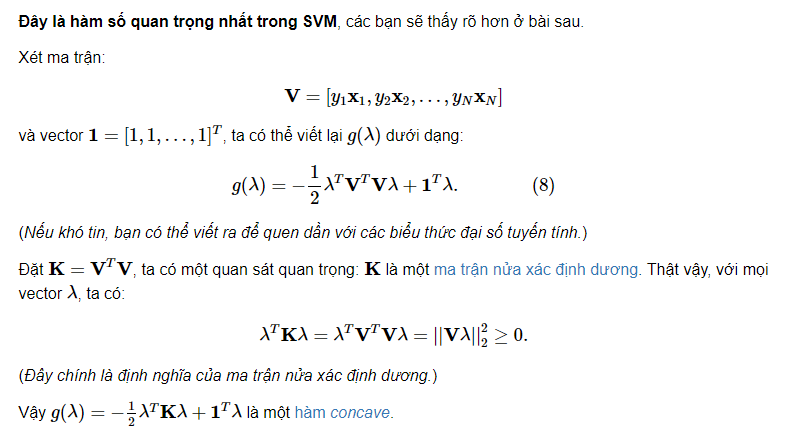
#> input picture SVM/SVM CT.png, 794 x 443 px
$ jupyter execute --allow-errors svm.ipynb   (shell and % lines are left out)   (older library calls are emulated)
#> lines starting #> are read from the running program, lines starting #| are printed output that depends on the picture
[cell 1]
# ! pip install cvxopt

[cell 2]
# ! pip install latex

[cell 3]
from matplotlib import rc
rc('font',**{'family':'sans-serif','sans-serif':['Helvetica']})
## for Palatino and other serif fonts use:
#rc('font',**{'family':'serif','serif':['Palatino']})
rc('text', usetex=True)
from sklearn import svm
import seaborn as sns
sns.set(rc={'figure.figsize':(13, 7.5)})
sns.set_context('talk')

[cell 4]
import cv2
def picture(path):
    im = cv2.imread(str(path))
    cur_axes = plt.gca()
    cur_axes.axes.get_xaxis().set_ticks([]) # hide x axis (hide the horizontal axis)
    cur_axes.axes.get_yaxis().set_ticks([])
    plt.imshow(im)
    return

# Generate random data

[cell 5]
# To support both python 2 and python 3
from __future__ import division, print_function, unicode_literals
# list of points
import numpy as np
import matplotlib.pyplot as plt
from scipy.spatial.distance import cdist
from matplotlib.backends.backend_pdf import PdfPages
np.random.seed(22)

means = [[2, 1], [4, 2]]
cov = [[.7, 0], [0, .7]]
N = 20
X0 = np.random.multivariate_normal(means[0], cov, N) # each row is a data point
X1 = np.random.multivariate_normal(means[1], cov, N)

with PdfPages('data.pdf') as pdf:
    plt.plot(X0[:, 0], X0[:, 1], 'bs', markersize = 8, alpha = 1) # data point blue
    plt.plot(X1[:, 0], X1[:, 1], 'ro', markersize = 8, alpha = 1) # data point red
    plt.axis('equal')
    plt.ylim(0, 4)
    plt.xlim(0, 5)

    # plt.xlabel('$x_1$', fontsize = 20)
    # plt.ylabel('$x_2$', fontsize = 20)

    # # hide tikcs
    cur_axes = plt.gca()
    cur_axes.axes.get_xaxis().set_ticks([]) # hide x axis (hide the horizontal axis)
    cur_axes.axes.get_yaxis().set_ticks([]) # hide y axis (hide vertical axis)

    #pdf.savefig()
    #plt.savefig('logistic_2d.png', bbox_inches='tight', dpi = 300)
    plt.show()

[cell 6]
X = np.vstack((X0, X1)) # Nối 2 array thành 1 matrix dạng [X0,
                        #                                  X1]
y = np.vstack((np.ones((N,1 )), -np.ones((N,1 )))).reshape((2*N,))
# gắn nhãn y : 20 điểm đầu tiên np.ones((N,1 )) --> 1
#              20 điểm dữ liệu tiếp theo -np.ones((N,1 )) --> -1

[cell 7]
#3 Solving by sklearn
from sklearn.svm import SVC
C = 100
clf = SVC(kernel = 'linear', C = C)
clf.fit(X, y)

w_sklearn = clf.coef_.reshape(-1, 1) # giá trị w chuyển về dạng (-1,1) --> ma trận 1 cột
b_sklearn = clf.intercept_[0]        # giá trị b

[cell 8]
print(w_sklearn, '\n', b_sklearn)

[cell 9]
picture('SVM CT.png')
#> in picture, im is the input picture: shape (443, 794, 3); mean B, G, R 247, 246.8, 246.7

[cell 10]
#By dual problems
from cvxopt import matrix, solvers
# build K
V = np.concatenate((X0.T, -X1.T), axis = 1) # Nối 2 matrix  V = [X0, V shape = (len(X0),2)
#> (the rest of this cell did not finish here and is left out)

[cell 11]
picture('SVM_CT2.png')
#> call 2 of picture, with path = 'SVM_CT2.png'
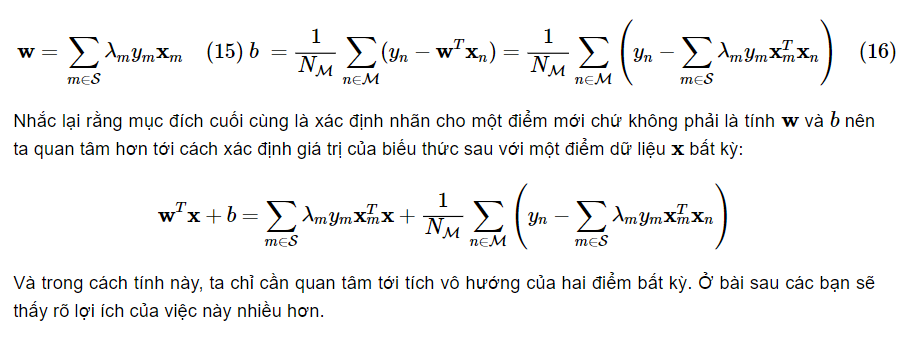
#> input picture SVM/SVM_CT2.png, 912 x 344 px
#> in picture, im is the input picture: shape (344, 912, 3); mean B, G, R 243.3, 243.3, 243.2

#> (a cell that did not finish here is left out)

# Hinge Loss

[cell 13]
picture('SVM_CT5.png')
#> call 3 of picture, with path = 'SVM_CT5.png'
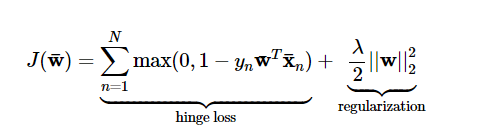
#> input picture SVM/SVM_CT5.png, 488 x 138 px
#> in picture, im is the input picture: shape (138, 488, 3); mean B, G, R 245.3, 245.2, 245.3

[cell 14]
picture('SVM_CT3.png')
#> call 4 of picture, with path = 'SVM_CT3.png'
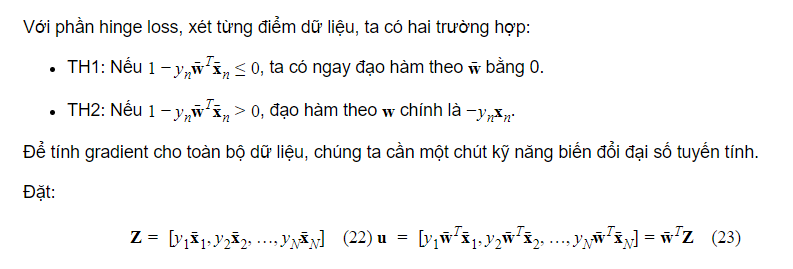
#> input picture SVM/SVM_CT3.png, 793 x 269 px
#> in picture, im is the input picture: shape (269, 793, 3); mean B, G, R 245.1, 245.1, 245.1

[cell 15]
#Solving by Hinge loss
X0_bar = np.vstack((X0.T, np.ones((1, N)))) # extended data
X1_bar = np.vstack((X1.T, np.ones((1, N)))) # extended data

Z = np.hstack((X0_bar, - X1_bar)) # as in (22)
lam = 1./C

def cost(w):
    u = w.T.dot(Z) # as in (23)
    return (np.sum(np.maximum(0, 1 - u)) + \
            .5*lam*np.sum(w*w)) - .5*lam*w[-1]*w[-1]

def grad(w):
    u = w.T.dot(Z) # as in (23)
    H = np.where(u < 1)[1]
    ZS = Z[:, H]
    g = (-np.sum(ZS, axis = 1, keepdims = True) + lam*w)
    g[-1] -= lam*w[-1]
    return g

eps = 1e-6
def num_grad(w):
    g = np.zeros_like(w)
    for i in range(len(w)):
        wp = w.copy()
        wm = w.copy()
        wp[i] += eps
        wm[i] -= eps
        g[i] = (cost(wp) - cost(wm))/(2*eps)
    return g

X0_ext = X0_bar
w0 = np.random.randn(X0_ext.shape[0], 1)
g1 = grad(w0)
g2 = num_grad(w0)
diff = np.linalg.norm(g1 - g2)
print('Gradient difference: %f' %diff)

Vì sự khác nhau giữa hai cách tính gradient là bằng 0, ta có thể yên tâm rằng gradient tính được là chính xác.

[cell 16]
picture('SVM_CT4.png')
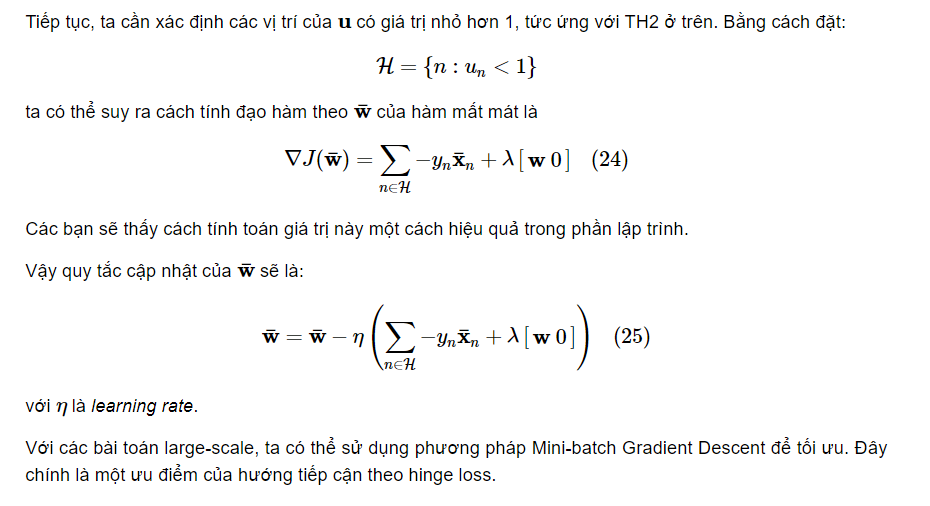
#> input picture SVM/SVM_CT4.png, 930 x 506 px
#> in picture, im is the input picture: shape (506, 930, 3); mean B, G, R 246.9, 246.9, 246.8

[cell 17]
def grad_descent(w0, eta):
#> called with w0 = array of shape (3, 1), eta = 0.001
    w = w0
    it = 0
    while it < 100000:
        it = it + 1
        g = grad(w)
        w -= eta*g  # Cập nhập w
        if (it % 10000) == 1: # in kết quả sau khi chạy 10000 lần
            print('iter %d' %it + ' cost: %f' %cost(w)) # Show Cost
        if np.linalg.norm(g) < 1e-5:
            print('g:',np.linalg.norm(g))
            break
    return w
w0 = np.random.randn(X0_ext.shape[0], 1)
w = grad_descent(w0, 0.001)
w_hinge = w[:-1].reshape(-1, 1)
b_hinge = w[-1]

[cell 18]
import matplotlib as mpl
mpl.rcParams.update(mpl.rcParamsDefault)

[cell 19]
def myplot(X0, X1, w, b, filename, tit):
#> called with X0 = array of shape (20, 2), X1 = array of shape (20, 2), w = array of shape (2, 1), b = 22.71, filename = 'svm_sklearn.pdf', tit = 'sklearn'
    with PdfPages(filename) as pdf:
        fig, ax = plt.subplots()

        w0 = float(w[0])
        w1 = float(w[1])
        x1 = np.arange(-10, 10, 0.1)
        y1 = -w0/w1*x1 - b/w1
        y2 = -w0/w1*x1 - (b-1)/w1
        y3 = -w0/w1*x1 - (b+1)/w1

        type1 = {'family':'serif','color':'orange','size':20}
        type2 = {'family':'serif','color':'darkred','size':15}


        plt.xlabel('$x_1$', fontdict = type2)
        plt.ylabel('$x_2$', fontdict = type2)
        plt.title('Solution found by ' + tit, fontdict = type1)
        # draw linear
        plt.plot(x1, y1, 'k', linewidth = 3)
        plt.plot(x1, y2, 'k')
        plt.plot(x1, y3, 'k')

        # fill two regions
        y4 = 10*x1
        plt.fill_between(x1, y1, color = 'blue', alpha= 0.1)
        plt.fill_between(x1, y1, y4, color = 'red', alpha = 0.1)

        # equal axis and lim
        plt.axis('equal')
        plt.ylim(0, 3)
        plt.xlim(2, 4)

        # hide tikcs
        cur_axes = plt.gca()
        cur_axes.axes.get_xaxis().set_ticks([])
        cur_axes.axes.get_yaxis().set_ticks([])

        plt.plot(X0[:, 0], X0[:, 1], 'bs', markersize = 8, alpha = .8)
        plt.plot(X1[:, 0], X1[:, 1], 'ro', markersize = 8, alpha = .8)
        #pdf.savefig()

        plt.show()

def f(x):
    return np.int(x)
f2 = np.vectorize(f)
import numpy as np
myplot(X0, X1, w_sklearn, b_sklearn, 'svm_sklearn.pdf', 'sklearn')
#> (the rest of this cell did not finish here and is left out)

# Kenel SVM

[cell 20]
picture('Kenel_CT1.png')
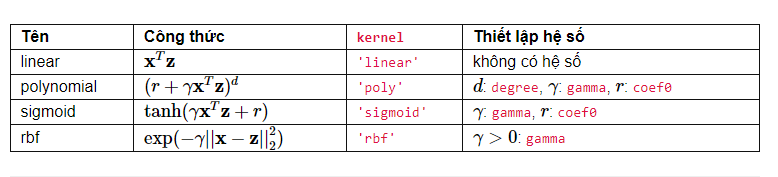
#> input picture SVM/Kenel_CT1.png, 778 x 177 px
#> in picture, im is the input picture: shape (177, 778, 3); mean B, G, R 238.2, 237.8, 239.5

[cell 21]
# XOR dataset and targets
X = np.c_[(0, 0),
          (1, 1),
          #---
          (1, 0),
          (0, 1)].T
Y = [0] * 2 + [1] * 2
# figure number
fignum = 1

# fit the model
for kernel in ('sigmoid', 'poly', 'rbf'):
    clf = svm.SVC(kernel=kernel, gamma=4, coef0 = 0)
    clf.fit(X, Y)
    with PdfPages(kernel + '2.pdf') as pdf:
        # plot the line, the points, and the nearest vectors to the plane
        fig, ax = plt.subplots()
        plt.figure(fignum, figsize=(4, 3))
        plt.clf()
        print(clf.support_vectors_[:, 0],X[:2, 0], X[:2, 1])
        plt.scatter(clf.support_vectors_[:, 0], clf.support_vectors_[:, 1], s=80,
                    facecolors='None')
        plt.plot(X[:2, 0], X[:2, 1], 'ro', markersize = 8)
        plt.plot(X[2:, 0], X[2:, 1], 'bs', markersize = 8)

        plt.axis('tight')
        x_min, x_max = -2, 3
        y_min, y_max = -2, 3

        XX, YY = np.mgrid[x_min:x_max:200j, y_min:y_max:200j]

        Z = clf.decision_function(np.c_[XX.ravel(), YY.ravel()])

        # Put the result into a color plot
        Z = Z.reshape(XX.shape)
        plt.figure(fignum, figsize=(4, 3))
        CS = plt.contourf(XX, YY, np.sign(Z), 200, cmap='jet', alpha = .2)
        plt.contour(XX, YY, Z, colors=['k', 'k', 'k'], linestyles=['--', '-', '--'],
                    levels=[-.5, 0, .5])
        plt.title(kernel, fontsize = 15)
        plt.xlim(x_min, x_max)
        plt.ylim(y_min, y_max)

        plt.xticks(())
        plt.yticks(())
        fignum = fignum + 1
        #pdf.savefig()
plt.show()
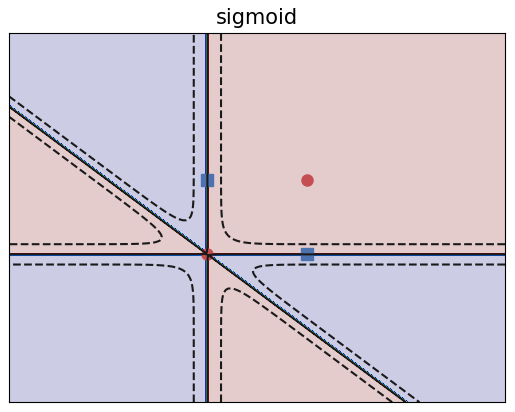
#> figure drawn by matplotlib, 1 panel
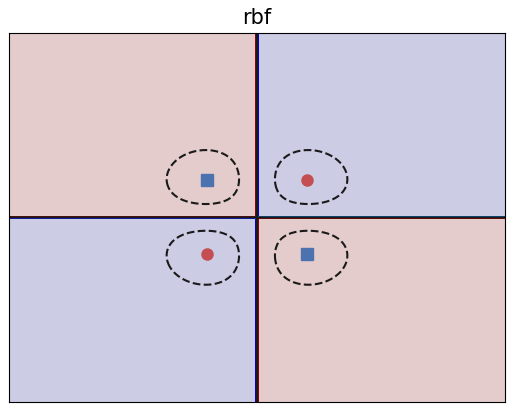
#> figure drawn by matplotlib, 1 panel

[cell 22]
# XOR dataset and targets
X = np.c_[(-1, -3),
          (0, -2),
          (1, -2),
          (2, 1),
          (3, 0),
          (1.5, 1.4),
          #---
          (1, 3),
          (0.5, -1),
          (-1, 2),
          (-2, -1.5),
          (-2, 0),
          (-1.5, -1.2)].T
N = 6
Y = [0] * N + [1] * N
# [10 lines of commented-out code are left out]
fignum = 1

# fit the model
for kernel in ('sigmoid', 'poly', 'rbf'):
    clf = svm.SVC(kernel=kernel, gamma=1, coef0 = 1)
    clf.fit(X, Y)
    with PdfPages(kernel + '3.pdf') as pdf:
        # plot the line, the points, and the nearest vectors to the plane
        fig, ax = plt.subplots()
        plt.figure(fignum, figsize=(4, 3))
        plt.clf()

        plt.scatter(clf.support_vectors_[:, 0], clf.support_vectors_[:, 1], s=80,
                    facecolors='None')
        plt.plot(X[:N, 0], X[:N, 1], 'bs', markersize = 8)
        plt.plot(X[N:, 0], X[N:, 1], 'ro', markersize = 8)

        plt.axis('tight')
        x_min = -5
        x_max = 5
        y_min = -5
        y_max = 5

        XX, YY = np.mgrid[x_min:x_max:200j, y_min:y_max:200j]
        Z = clf.decision_function(np.c_[XX.ravel(), YY.ravel()])

        # Put the result into a color plot
        Z = Z.reshape(XX.shape)
        plt.figure(fignum, figsize=(4, 3))
        CS = plt.contourf(XX, YY, np.sign(Z), 200, cmap='jet', alpha = .2)
        plt.contour(XX, YY, Z, colors=['k', 'k', 'k'], linestyles=['--', '-', '--'],
                    levels=[-.5, 0, .5])
        plt.title(kernel, fontsize = 15)
        plt.xlim(x_min, x_max)
        plt.ylim(y_min, y_max)

        plt.xticks(())
        plt.yticks(())
        fignum = fignum + 1
        pdf.savefig()
#> this loop made 3 passes
#> pass 1, `pdf.savefig()`:
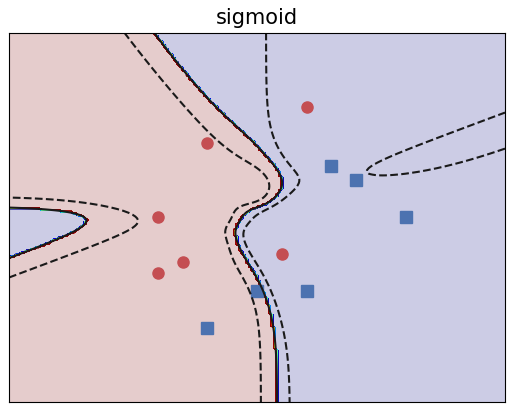
#> figure drawn by matplotlib, 1 panel
#> pass 2, `pdf.savefig()`:
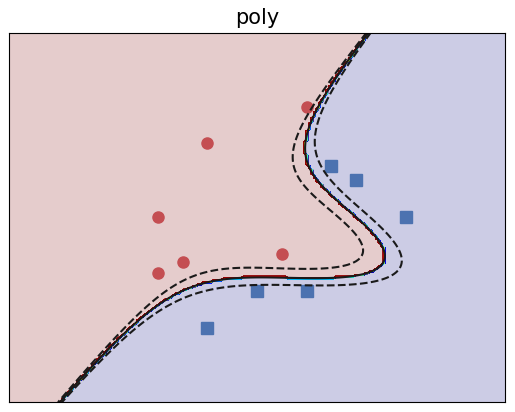
#> figure drawn by matplotlib, 1 panel
plt.show()
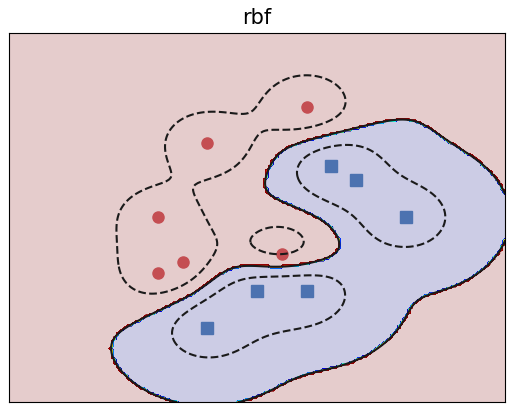
#> figure drawn by matplotlib, 1 panel
